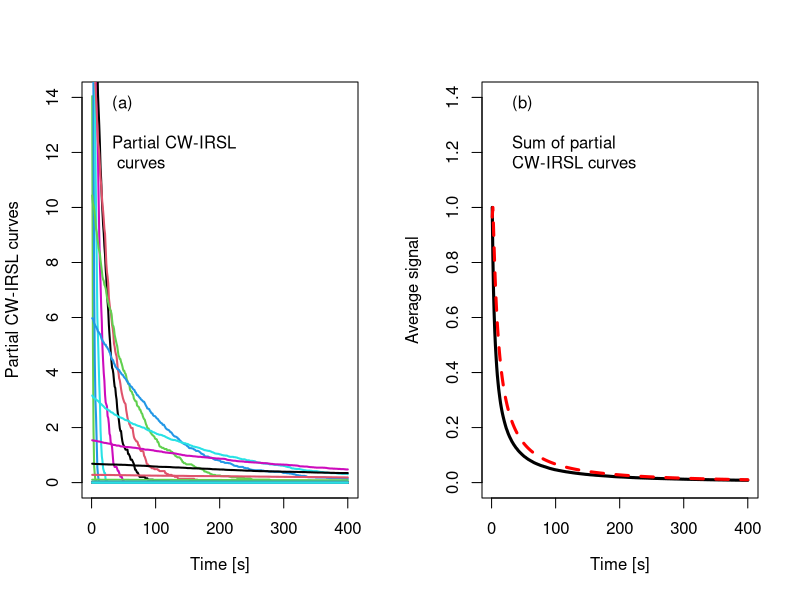

The R source for this figure:
# Vectorized MC code for tunneling transitions (TLT model)
# Original Mathematica program by Vasilis Pagonis
# R version written by Johannes Friedrich, 2018
rm(list = ls(all=T))
rho <- 5e-3
A<-2
deltat <- 1
times <- seq(1, 400, deltat) 
# In this example time =temperature, i.e. a heating rate=1 K/s
r <- seq(0, 2.2, 0.1)
clusters <- 10
n0<-500
signal<-array(0,dim=c(length(times),
                      ncol = length(r), clusters))
# Run MC simulation
system.time(invisible(for(c in 1:clusters)
{
  for(k in 1:length(r)){
    n <- n0
    for (t in 1:length(times)){
      P <- A*exp(-rho^(-1/3) * r[k])
      vec<-rep(runif(n))
      n<-length(vec[vec>P*deltat])
      signal[t,k,c] <- n * P * 3 * r[k]^2 * exp(-r[k]^3) }}})
)
par(mfrow=c(1,2))
# plot an example : the result from the first cluster
matplot(signal[,,1],type = "l",lty="solid", 
        ylab = "Partial CW-IRSL curves",
        ylim=c(0,14),xlab=expression("Time [s]"),lwd = 2)
legend("topleft",bty="n",legend=c("(a)"," ","Partial CW-IRSL",
                                  " curves"))
#add the signals from all clusters
sum_signal <- sapply(1:clusters, function(y){
  vapply(1:length(times), function(x){
    sum(signal[x,,y])
  }, FUN.VALUE = 1)  })
# add the signals from all r values
TL <- rowMeans(sum_signal)
# plot and normalize the TL signal
plot(  x = times, y = TL/max(TL),type = "l", lwd = 3,
       ylim=c(0,1.4), xlab=expression("Time [s]"),
       ylab="Average signal")
legend("topleft",bty="n",legend=c("(b)"," ",
                                  "Sum of partial","CW-IRSL curves"))
## plot analytical solution Kitis-Pagonis
z<-1.8
CWanalyt<-exp(-rho*( (log(1+z*A*times))**3.0))*
  ( (log(1+z*A*times))**2.0)/(1+z*A*times)
lines(times,CWanalyt/max(CWanalyt),lty="dashed",col="red",lwd=3)